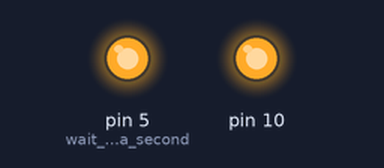
This sketch was run on a simulated Arduino Uno, built with avr-gcc and run on an emulated ATmega328P. Parts: output pins drawn as LEDs (lit = HIGH). No radio packets arrive unless stated.

Above: at 0.1 s.
At 0.6 s:
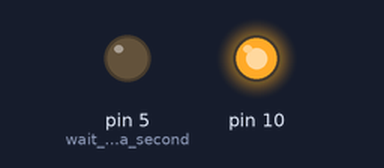
Timing chart, 0 to 2.1 s (numbered marks = the images above):
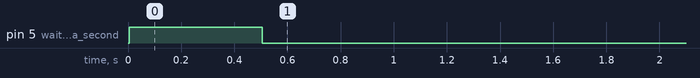

The sketch:

node2.ino
```cpp
/*
  Arduino Wireless Network - Multiple NRF24L01 Tutorial
        == Node 02 (Child of Master node 00) ==
*/

#include <RF24Network.h>
#include <RF24.h>
#include <SPI.h>

#include <Adafruit_Sensor.h>
#include <DHT.h>
#include <DHT_U.h>
#define DHTPIN 2
#define DHTTYPE    DHT11     // DHT 22 (AM2302)

RF24 radio(7, 8);               // nRF24L01 (CE,CSN)
RF24Network network(radio);      // Include the radio in the network

const uint16_t this_node = 011;   // Address of our node in Octal format ( 04,031, etc)
const uint16_t master00 = 00;    // Address of the other node in Octal format
int counter = 0;
char message[32] = ";"; ;
String stringOne = "amine";
String abc;
char buffer2[5];

DHT_Unified dht(DHTPIN, DHTTYPE);

uint32_t delayMS;


struct student{
   String name;
   int age;
   int roll_no;
};

struct Payload{
  char sender[32];
  int counter;
};


Payload payload;

Payload payload2;
void setup() {
  SPI.begin();
  radio.begin();
  Serial.begin(9600);
  network.begin(90, this_node);  //(channel, node address)
  radio.setDataRate(RF24_2MBPS);
  pinMode(5, OUTPUT);                    // wait for a second
  digitalWrite(5, HIGH);   // turn the LED on (HIGH is the voltage level)
  delay(500);                       // wait for a second
  digitalWrite(5, LOW);
   dht.begin();
     sensor_t sensor;
  dht.temperature().getSensor(&sensor);
  dht.humidity().getSensor(&sensor);
  delayMS = sensor.min_delay / 1000;

}

void loop() {


  /*String(this_node).toCharArray(payload.sender,32);
  payload.counter=counter;
  network.update();
  RF24NetworkHeader header(master00);     // (Address where the data is going)
  bool ok = network.write(header, &payload, sizeof(payload)); //

     while(!ok){
         ok = network.write(header, &payload, sizeof(payload));
      }
   Serial.println(payload.sender);
   Serial.println(payload.counter);

  delay(1000);
  counter++;

*/


  network.update();
  //===== Receiving =====//
  while ( network.available() ) {
     Serial.println("33333333333dfoqsokmdklj3");// Is there any incoming data?
    RF24NetworkHeader header;
    char message[32];
    network.read(header, &payload2, sizeof(payload2)); // Read the incoming data
     Serial.println(String(payload2.sender));
    if(String(payload2.sender)=="ON"){
        digitalWrite(5, HIGH);
    }else{
    digitalWrite(5, LOW);
    }
      // turn the LED on (HIGH is the voltage level)


    }


}
```
